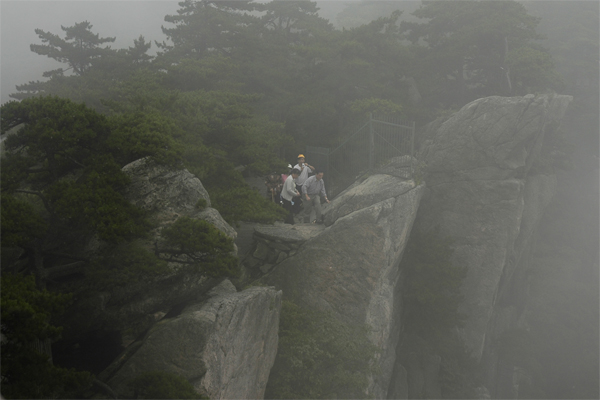
%> input picture Dataset/sample5.jpg, 600 x 400 px
$ octave main_display.m   (GNU Octave 9; MATLAB toolbox functions it lacks are replaced by stand-ins)
%> lines starting %> are read from the running program, lines starting %| are printed output that depends on the picture
%> further down, im is the input picture: size 400x600x3 uint8; mean R, G, B 90.2, 91.5, 84.7
### darkChannel.m
function JDark = darkChannel(im2)

[height, width, ~] = size(im2);
%> height = 120; width = 180

%the patch size is set to be 10 x 10 which could be more accurate than
%original parameter
patchSize = 15;
% half the patch size to pad the image with for the array
padSize = 7;

JDark = zeros(height, width); % initialize the dark channel matrix
imJ = padarray(im2, [padSize padSize], Inf); % create the new image by adding 10x10 patches
%> imJ: size 134x194x3 double; 16.91% of the values are NaN or infinite; the others: min 0.0392, max 0.678, mean 0.348
%imagesc(imJ); colormap gray; axis off image
%printmat(imJ);

for j = 1:height
    for i = 1:width
        % the patch has top left corner at (jj, ii)
        patch = imJ(j:(j+patchSize-1), i:(i+patchSize-1),:);
        % the dark channel for a patch is the minimum value for all
        % channels for that patch
        JDark(j,i) = min(patch(:));
     end
end
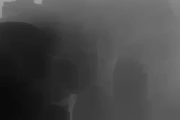
%> JDark: size 120x180 double; min 0.0392, max 0.631, mean 0.28

### atmLight.m
function A = atmLight(im, JDark)

% the color of the atmospheric light is very close to the color of the sky
% so just pick the first few pixels that are closest to 1 in JDark
% and take the average

% pick top 0.1% brightest pixels in the dark channel

% get the image size
[height, width, ~] = size(im);
imsize = width * height;
%> imsize = 21600

numpx = floor(imsize/1000); % accomodate for small images
%> numpx = 21
%disp(numpx);
JDarkVec = reshape(JDark,imsize,1); % a vector of pixels in JDark
ImVec = reshape(im,imsize,3);  % a vector of pixels in my image

[JDarkVec, indices] = sort(JDarkVec); %sort
indices = indices(imsize-numpx+1:end); % need the last few pixels because those are closest to 1
%> indices = 21 values, max 4802 at index 1, min 1 at index 11, mean 1247.2


%find the first 10 lines of pixel, because it is somehow could be the sky.
for j = 1:10
    for i = 1:width
        [maxVal,maxInd] = max(JDark(:));
    end
end

%find the last few pixels
atmSum = zeros(1,3);
for ind = 1:numpx
    atmSum = atmSum + ImVec(indices(ind),:);
end
%> this loop made 21 passes
%> atmSum on passes 1 to 12: [0.659 0.667 0.663], [1.31 1.33 1.32], [1.96 1.99 1.98], [2.61 2.65 2.63], [3.28 3.33 3.31], [3.95 4 3.98], [4.62 4.68 4.66], [5.28 5.35 5.33], [5.94 6.02 5.98], [6.59 6.68 6.64], [7.26 7.36 7.32], [7.93 8.03 7.99]

possibleResult1 = atmSum / numpx;
%> possibleResult1 = [0.662 0.671 0.667]
possibleResult2 = [maxVal,maxVal,maxVal];
%> possibleResult2 = [0.631 0.631 0.631]

%Between two possible results, we pick the brightest one(which is closer to
%1)
if possibleResult1 > maxVal
    A = possibleResult1;
%> A = [0.662 0.671 0.667]
else
    A = possibleResult2;
end

### deHazeWithoutMat.m
function J = deHaze(im)

JDark = darkChannel(im);
A = atmLight(im, JDark);
%> A = [0.662 0.671 0.667]
transmission = transmissionEstimate(im, A);
J = getRadiance(A,im,transmission);

### transmissionEstimate.m
function transmission = transmissionEstimate(im, A)
%> called with A = [0.662 0.671 0.667]

%In real life, a little amount of haze will always be around us.
%If we don't transmit,the image will be really sharp which is not
%realistic.

omega = 0.95; % So the amount of 5% haze we're keeping

im3 = zeros(size(im));
for ind = 1:3
    im3(:,:,ind) = im(:,:,ind)./A(ind);
end
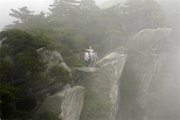
%> im3: size 120x180x3 double; mean R, G, B 0.534, 0.535, 0.498; drawn with min black and max white

% imagesc(im3./(max(max(max(im3))))); colormap gray; axis off image

transmission = 1-omega*darkChannel(im3);
%> in darkChannel (call 2), `imJ = padarray(im2, [padSize padSize], Inf);`: imJ: size 134x194x3 double; 16.91% of the values are NaN or infinite; the others: min 0.0588, max 1.02, mean 0.522
%> after the loop in darkChannel (call 2), `for j = 1:height`:
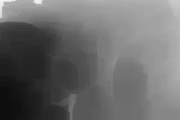
%> JDark: size 120x180 double; min 0.0588, max 0.952, mean 0.42
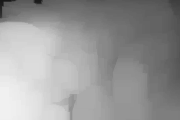
%> transmission: size 120x180 double; min 0.0952, max 0.944, mean 0.601

### getRadiance.m
function J = getRadiance(A,im,tMat)
%> called with A = [0.662 0.671 0.667]
t0 = 0.1;
J = zeros(size(im));
for ind = 1:3
   J(:,:,ind) = A(ind) + (im(:,:,ind) - A(ind))./max(tMat,t0);
end
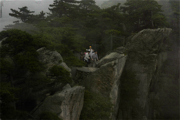
%> J: size 120x180x3 double; mean R, G, B 0.165, 0.167, 0.126

J = J./(max(max(max(J))));
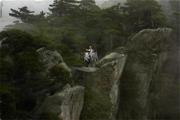
%> J: size 120x180x3 double; mean R, G, B 0.213, 0.216, 0.163

### resultsWithoutMat.m
% Show results
function resultsWithoutMat(im)

%im = readIm(image);
J = deHazeWithoutMat(im);
figure;
subplot(1,2,1);
imagesc(im)
title 'Original'
axis image off;
subplot(1,2,2);
imagesc(J)
title 'De-hazed without applying soft matting algorithm';
axis image off;

### main_display.m
%This is project entry1 for display result directly
% Input Options
dataPath = '/Users/jixiang/Documents/MATLAB/a0134487x/Dataset/';
imageName = 'sample5.jpg';%from sample1 - sample5


%%%%%%%%%%%%%%%%%%%%%%%%%%%%%%%%%%%%%%%%%%%%%%%%%%%%%%%%%
%read the image
im = imread(strcat(dataPath, imageName));

%decreaseImageSize to increase execution effiency.
scalingFactor = 0.3;
im = imresize(im, scalingFactor);
%convert image into double precision.
im = double(im);
im = im./255;
%Display the result into subplot.
%results(im);
resultsWithoutMat(im);

$ run again, with Dataset/sample1.jpg copied over Dataset/sample5.jpg
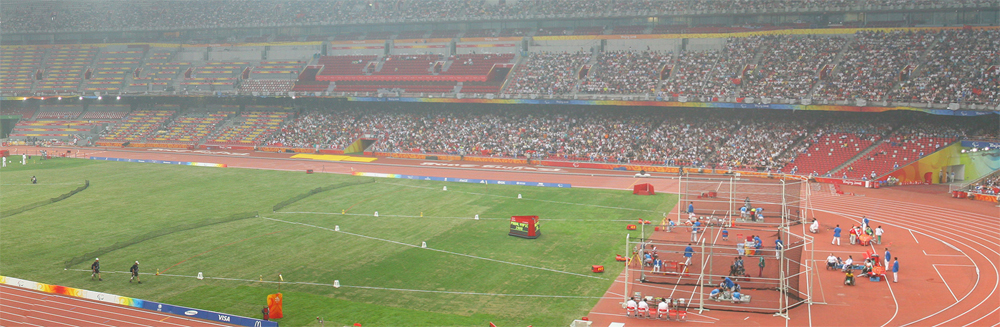
%> input picture Dataset/sample1.jpg, 1000 x 327 px
%> im is the input picture: size 327x1000x3 uint8; mean R, G, B 150.9, 141.2, 119.4
%> imJ: size 113x314x3 double; 16.3% of the values are NaN or infinite; the others: min 0.0745, max 1, mean 0.538
%> after the loop in darkChannel, `for j = 1:height`:
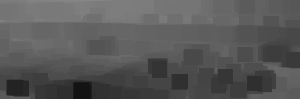
%> JDark: size 99x300 double; min 0.0745, max 0.537, mean 0.344
%> indices = 29 values, max 10099 at index 4, min 7327 at index 1, mean 8713
%> the loop in atmLight, `for ind = 1:numpx` made 29 passes
%> atmSum on passes 1 to 8: [0.553 0.604 0.616], [1.11 1.24 1.26], [1.72 1.87 1.91], [2.34 2.52 2.57], [2.91 3.15 3.2], [3.47 3.77 3.85], [4.02 4.38 4.48], [4.58 5.01 5.12]
%> possibleResult1 = [0.573 0.631 0.644]
%> possibleResult2 = [0.537 0.537 0.537]
%> in atmLight, `A = possibleResult1;`: A = [0.573 0.631 0.644]
%> imJ: size 113x314x3 double; 16.3% of the values are NaN or infinite; the others: min 0.116, max 1.75, mean 0.88
%> after the loop in getRadiance, `for ind = 1:3`:
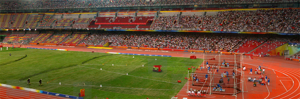
%> J: size 99x300x3 double; mean R, G, B 0.604, 0.46, 0.287; drawn with min black and max white

$ run again, with Dataset/sample2.jpg copied over Dataset/sample5.jpg
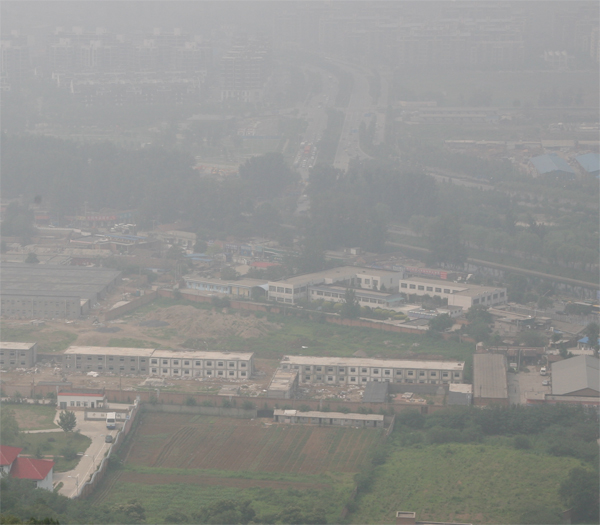
%> input picture Dataset/sample2.jpg, 600 x 525 px
%> im is the input picture: size 525x600x3 uint8; mean R, G, B 145.4, 145.6, 143
%> imJ: size 172x194x3 double; 14.77% of the values are NaN or infinite; the others: min 0.208, max 0.839, mean 0.567
%> after the loop in darkChannel, `for j = 1:height`:
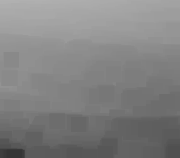
%> JDark: size 158x180 double; min 0.208, max 0.694, mean 0.508
%> indices = 28 values, max 7111 at index 13, min 1 at index 14, mean 3454.4
%> the loop in atmLight, `for ind = 1:numpx` made 28 passes
%> atmSum on passes 1 to 8: [0.706 0.706 0.714], [1.41 1.41 1.43], [2.11 2.12 2.14], [2.82 2.82 2.85], [3.53 3.53 3.57], [4.24 4.24 4.29], [4.95 4.95 5], [5.65 5.66 5.72]
%> possibleResult1 = [0.709 0.709 0.717]
%> possibleResult2 = [0.694 0.694 0.694]
%> in atmLight, `A = possibleResult1;`: A = [0.709 0.709 0.717]
%> imJ: size 172x194x3 double; 14.77% of the values are NaN or infinite; the others: min 0.29, max 1.18, mean 0.797
%> after the loop in getRadiance, `for ind = 1:3`:
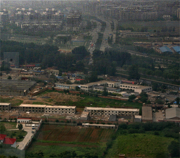
%> J: size 158x180x3 double; mean R, G, B 0.299, 0.304, 0.267; drawn with min black and max white

$ run again, with Dataset/sample3.jpg copied over Dataset/sample5.jpg
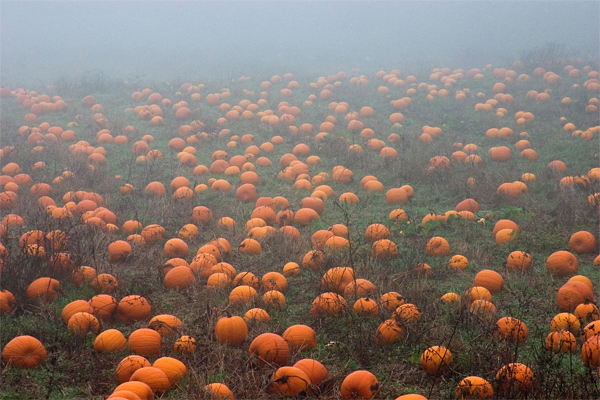
%> input picture Dataset/sample3.jpg, 600 x 400 px
%> im is the input picture: size 400x600x3 uint8; mean R, G, B 132.7, 116.1, 106.8
%> imJ: size 134x194x3 double; 16.91% of the values are NaN or infinite; the others: min 0.0353, max 1, mean 0.465
%> after the loop in darkChannel, `for j = 1:height`:
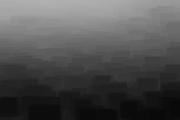
%> JDark: size 120x180 double; min 0.0353, max 0.694, mean 0.314
%> indices = 21 values, max 7681 at index 12, min 5281 at index 13, mean 6481
%> the loop in atmLight, `for ind = 1:numpx` made 21 passes
%> atmSum on passes 1 to 8: [0.737 0.773 0.851], [1.48 1.55 1.7], [2.22 2.32 2.55], [2.95 3.1 3.4], [3.68 3.87 4.25], [4.41 4.65 5.1], [5.14 5.43 5.95], [5.87 6.2 6.79]
%> possibleResult1 = [0.732 0.776 0.848]
%> possibleResult2 = [0.694 0.694 0.694]
%> in atmLight, `A = possibleResult1;`: A = [0.732 0.776 0.848]
%> imJ: size 134x194x3 double; 16.91% of the values are NaN or infinite; the others: min 0.0416, max 1.37, mean 0.597
%> after the loop in getRadiance, `for ind = 1:3`:
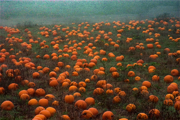
%> J: size 120x180x3 double; mean R, G, B 0.407, 0.318, 0.228; drawn with min black and max white
